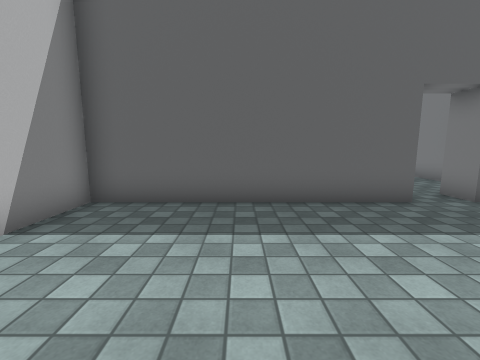
view 1 (above)

12 first-person views from a walk through a Unity game level. The camera is 1.3 m above the floor, tilts 8° down and sees 90° across. Doors are open. The floor is counted in squares, 1 m on a side. Each view is taken from the middle of a square. On the plan, view 1 faces up. The plan holds only what a view shows up to about 12 squares ahead; the rest is blank. Some surface patterns are stand-ins.

view 2
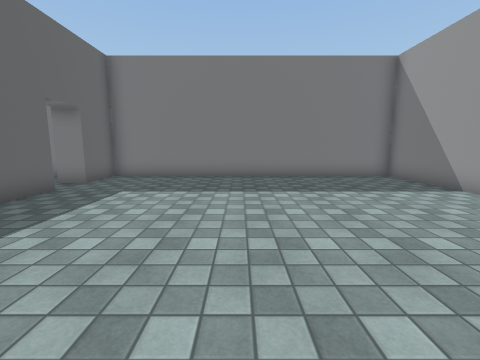

view 3
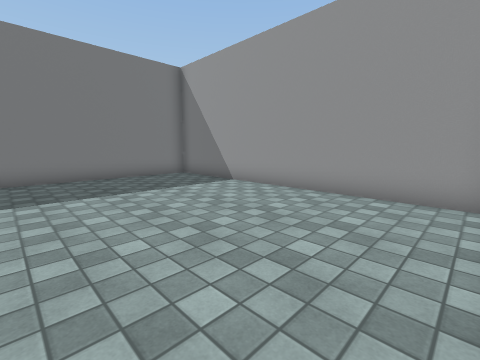

view 4
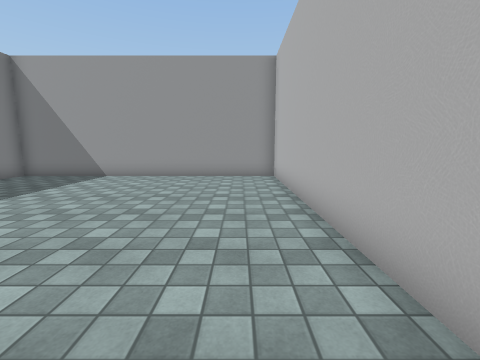

view 5
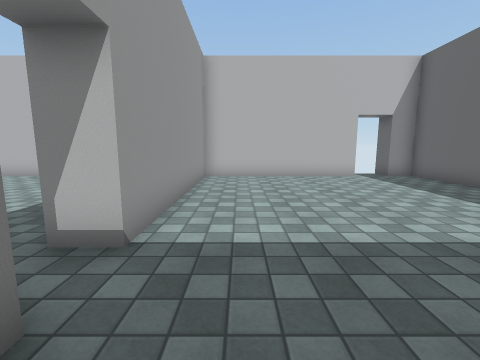

view 6
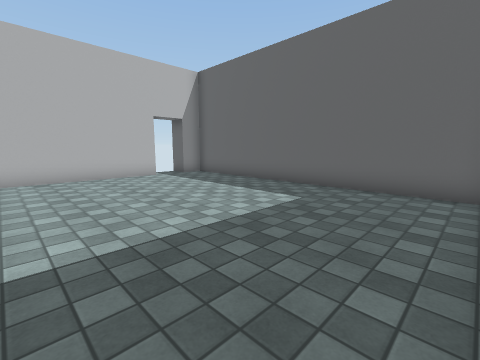

view 7
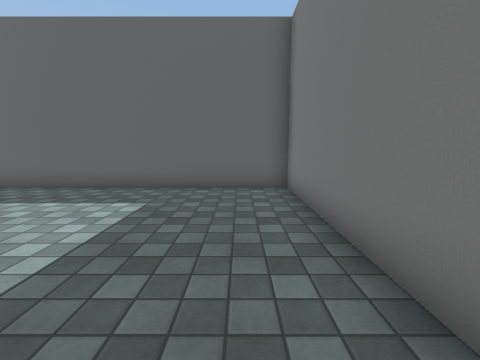

view 8
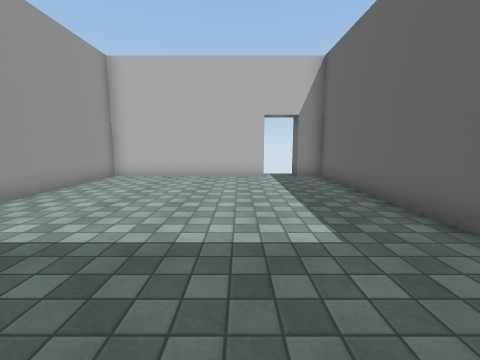

view 9
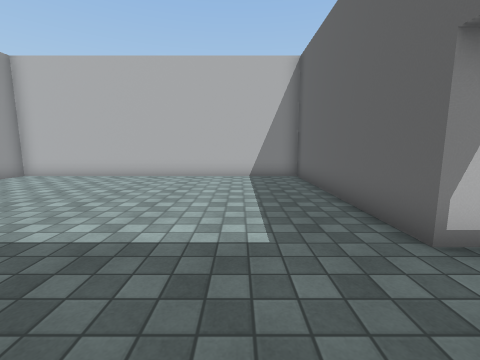

view 10
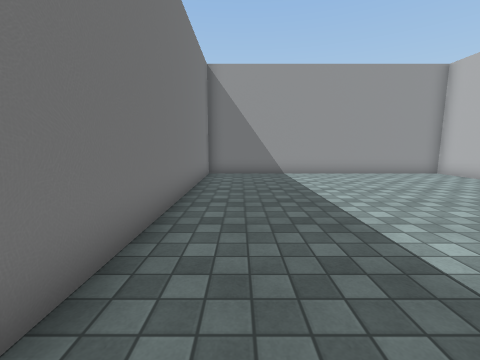

view 11
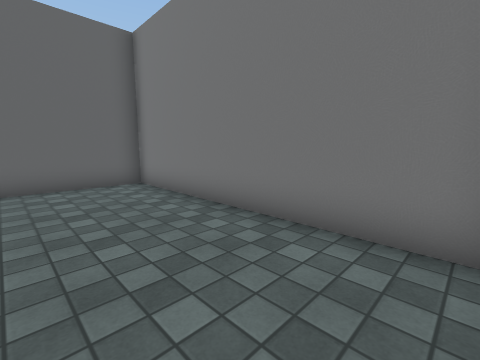

view 12
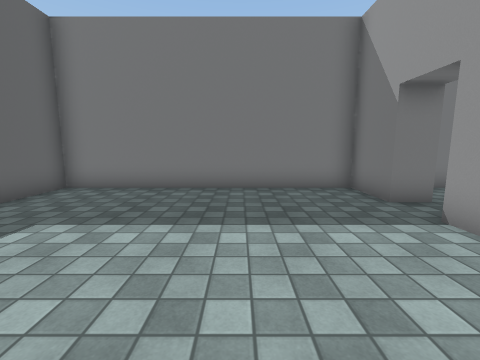

### Floor plan
Ten units are one square. View 1 is at (0, 0); x grows to the right and y downward. Boxes are objects, and circles mark ways between rooms. Rooms are numbered by the first view taken in them; rooms with no view inside come last. Other rooms are left out.
<svg viewBox="-45 -160 125 230">
<path fill="none" stroke="#000" d="M40 -55 -35 -55 -35 65 75 65 75 -55 55 -55M55 -65 75 -65 75 -155 -35 -155 -35 -145M-35 -131 -35 -65 40 -65"/>
<circle cx="45" cy="-60" r="3" fill="#2a7"/>
<text x="20" y="0">1</text>
<text x="20" y="-110">2</text>
</svg>
Room 1 opens to room 2.

Where each view was taken, in squares from view 1:
view 1: 0 up, 0 right, facing up
view 2: 0 up, 3 left, facing right
view 3: 0 up, 3 left, facing down-right
view 4: 4 up, 2 left, facing down
view 5: 8 up, 7 right, facing left
view 6: 8 up, 7 right, facing up-left
view 7: 8 up, 6 right, facing up
view 8: 12 up, 7 right, facing left
view 9: 3 up, 7 right, facing left
view 10: 5 up, 6 right, facing down
view 11: 7 up, 4 right, facing up-right
view 12: 10 up, 0 right, facing right
